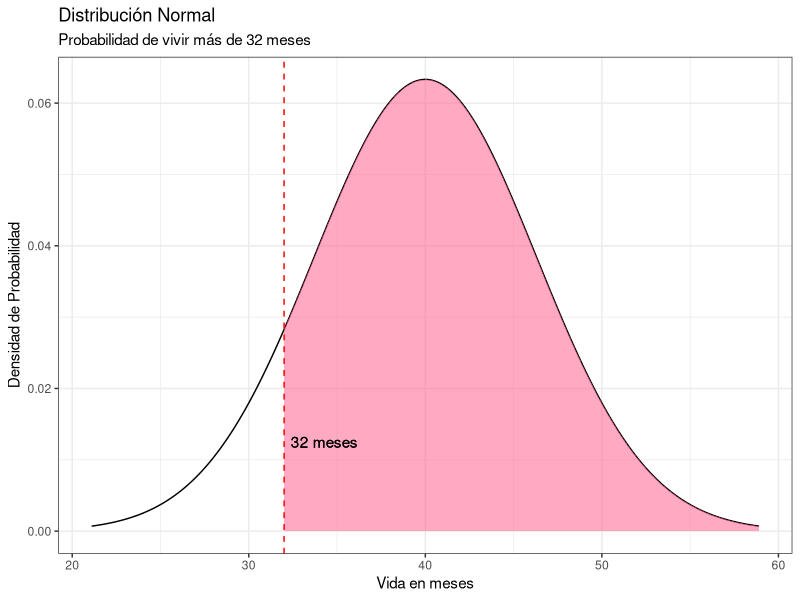
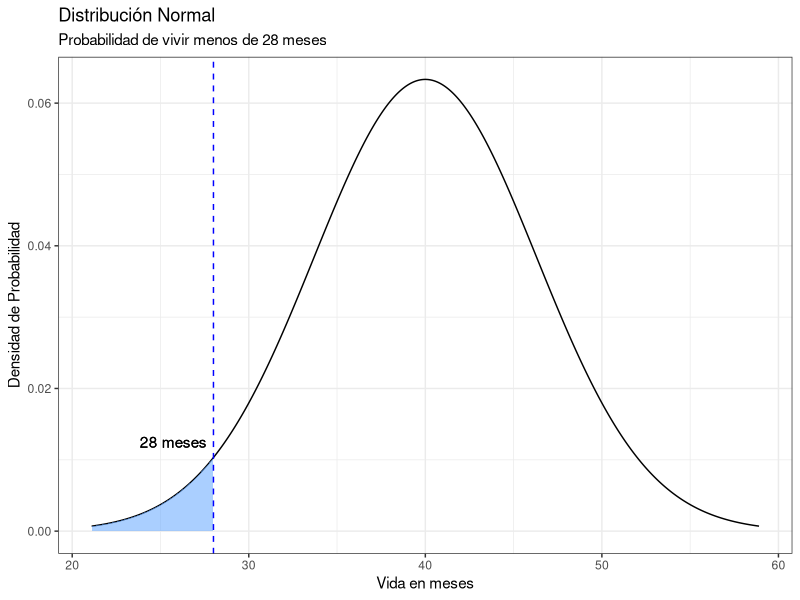
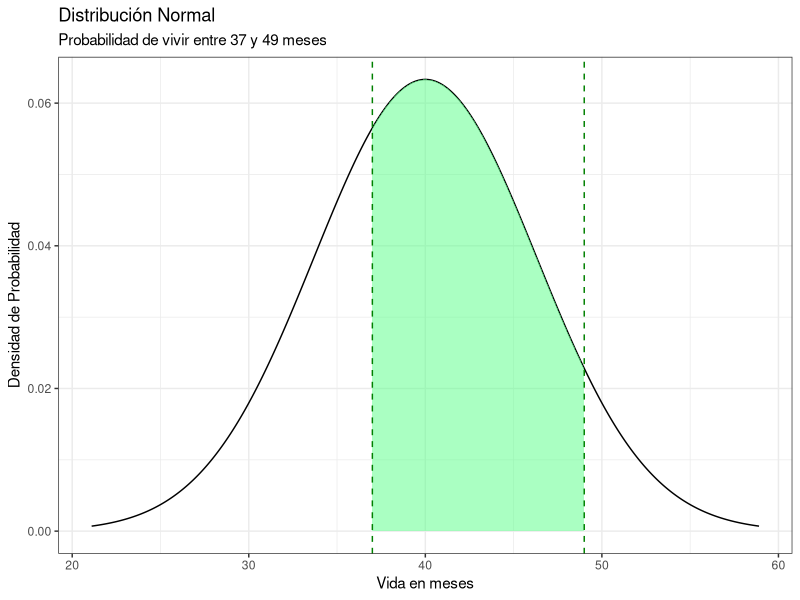
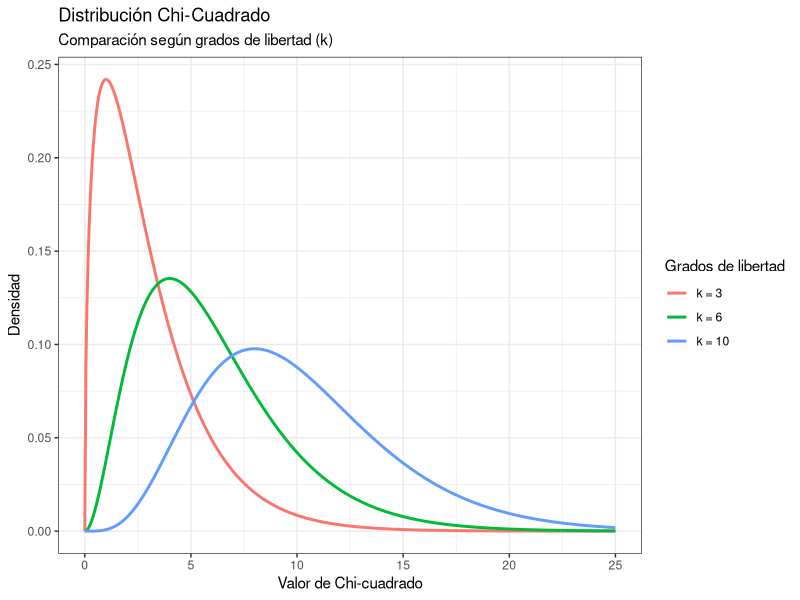
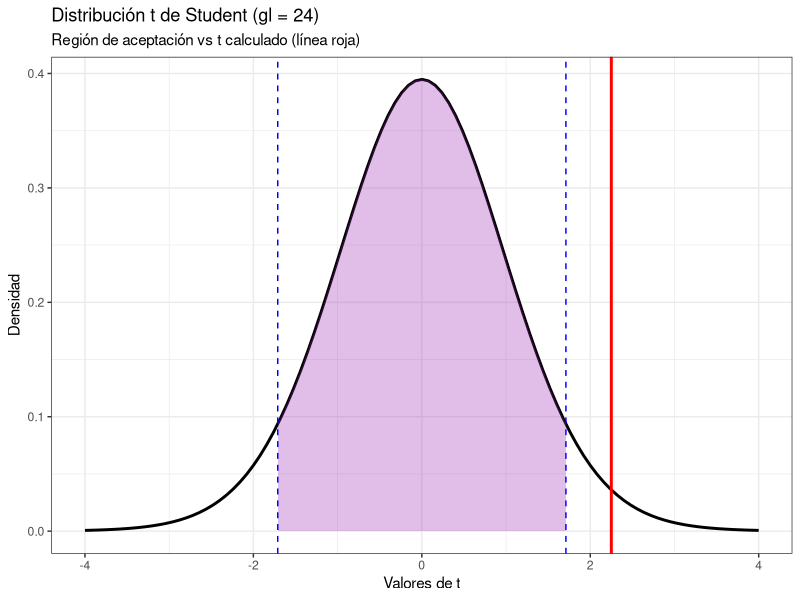
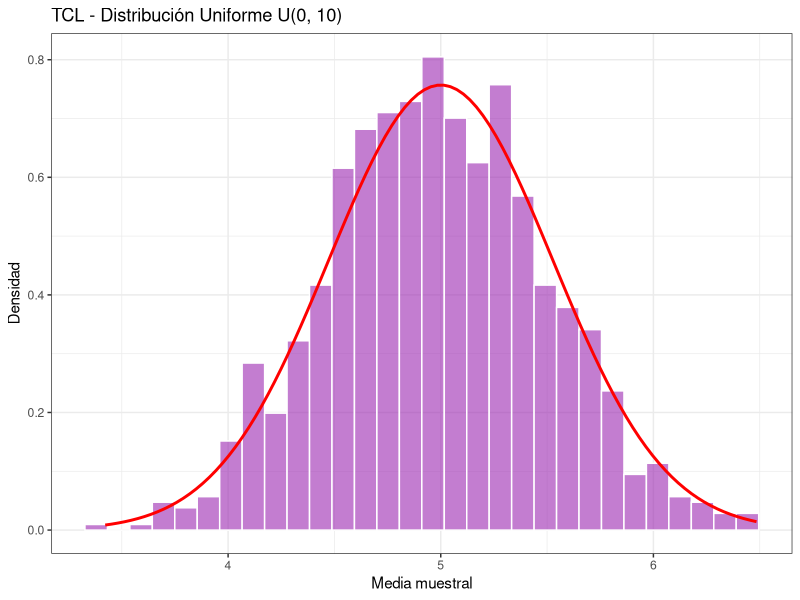
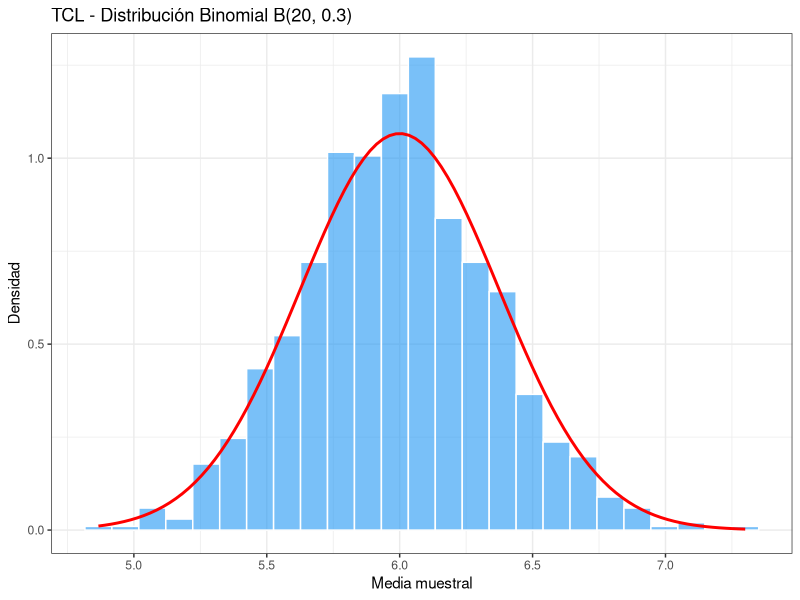
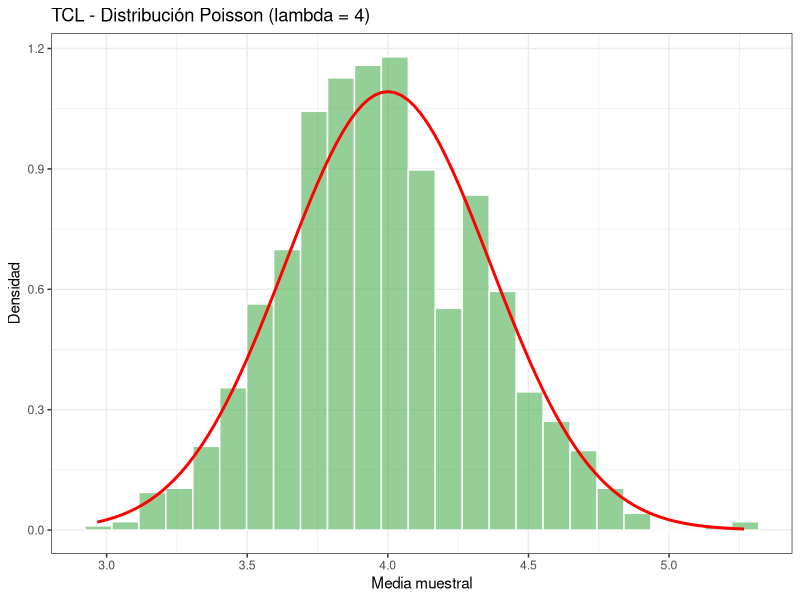

Recreate these plots in R, in order.
## ---- chunk 1
#| warning: false
#| message: false

# Verificar, instalar y activar el paquete "tidyverse"
if (!require(tidyverse)) {
  install.packages("tidyverse")
}
library(tidyverse)

# Verificar, instalar y activar el paquete "kableExtra"
if (!require(kableExtra)) {
  install.packages("kableExtra")
}
library(kableExtra)

# Verificar, instalar y activar el paquete "readxl"
if (!require(readxl)) {
  install.packages("readxl")
}
library(readxl)
library(gridExtra)
## ---- chunk 2
media <- 40 
desviacion_estandar <- 6.3
## ---- chunk 3
prob_mas_de_32 <- 1 - pnorm(32, mean = media, sd = desviacion_estandar)
cat("a)", round(prob_mas_de_32, 4), "\n")
## ---- chunk 4
rango <- c(media - 3 * desviacion_estandar, media + 3 * desviacion_estandar)
ggplot(data.frame(x = rango), aes(x = x)) +
  stat_function(fun = dnorm, args = list(mean = media, sd = desviacion_estandar), 
                n = 500, color = "black") +
  geom_area(stat = "function", fun = dnorm, args = list(mean = media, sd = desviacion_estandar),
            fill = "#FF5785", xlim = c(32, rango[2]), alpha = 0.5) +
  labs(title = "Distribución Normal",
       subtitle = "Probabilidad de vivir más de 32 meses",
       x = "Vida en meses",
       y = "Densidad de Probabilidad") +
  theme_bw() +
  geom_vline(xintercept = 32, linetype = "dashed", color = "#FF0000") +
  geom_text(aes(x = 32, y = 0.01, label = "32 meses"), hjust = -0.1, vjust = -1)
## ---- chunk 5
prob_menos_de_28 <- pnorm(28, mean = media, sd = desviacion_estandar)
cat("b)", round(prob_menos_de_28, 4), "\n")
## ---- chunk 6
ggplot(data.frame(x = rango), aes(x = x)) +
  stat_function(fun = dnorm, args = list(mean = media, sd = desviacion_estandar), 
                n = 500, color = "black") +
  geom_area(stat = "function", fun = dnorm, args = list(mean = media, sd = desviacion_estandar),
            fill = "#57A0FF", xlim = c(rango[1], 28), alpha = 0.5) +
  labs(title = "Distribución Normal",
       subtitle = "Probabilidad de vivir menos de 28 meses",
       x = "Vida en meses",
       y = "Densidad de Probabilidad") +
  theme_bw() +
  geom_vline(xintercept = 28, linetype = "dashed", color = "#0000FF") +
  geom_text(aes(x = 28, y = 0.01, label = "28 meses"), hjust = 1.1, vjust = -1)
## ---- chunk 7
prob_entre_37_49 <- pnorm(49, mean = media, sd = desviacion_estandar) - 
                    pnorm(37, mean = media, sd = desviacion_estandar)
cat("c)", round(prob_entre_37_49, 4), "\n")
## ---- chunk 8
ggplot(data.frame(x = rango), aes(x = x)) +
  stat_function(fun = dnorm, args = list(mean = media, sd = desviacion_estandar), 
                n = 500, color = "black") +
  geom_area(stat = "function", fun = dnorm, args = list(mean = media, sd = desviacion_estandar),
            fill = "#57FF85", xlim = c(37, 49), alpha = 0.5) +
  labs(title = "Distribución Normal",
       subtitle = "Probabilidad de vivir entre 37 y 49 meses",
       x = "Vida en meses",
       y = "Densidad de Probabilidad") +
  theme_bw() +
  geom_vline(xintercept = c(37, 49), linetype = "dashed", color = "#008000")
## ---- chunk 9
x_chi <- seq(0, 25, length.out = 500)
df_chi <- data.frame(
  x = rep(x_chi, 3),
  densidad = c(dchisq(x_chi, df = 3), dchisq(x_chi, df = 6), dchisq(x_chi, df = 10)),
  gl = factor(rep(c("k = 3", "k = 6", "k = 10"), each = 500), levels = c("k = 3", "k = 6", "k = 10"))
)

ggplot(df_chi, aes(x = x, y = densidad, color = gl)) +
  geom_line(linewidth = 1) +
  labs(title = "Distribución Chi-Cuadrado",
       subtitle = "Comparación según grados de libertad (k)",
       x = "Valor de Chi-cuadrado",
       y = "Densidad",
       color = "Grados de libertad") +
  theme_bw()
## ---- chunk 10
n <- 25
gl <- n - 1
mu_0 <- 500
x_barra <- 518
s <- 40

t_critico <- qt(0.95, df = gl)
t_calculado <- (x_barra - mu_0) / (s / sqrt(n))

cat("Valor crítico t_0.05:", round(t_critico, 4), "\n")
cat("Valor t calculado:", round(t_calculado, 4), "\n")
## ---- chunk 11
x_t <- seq(-4, 4, length.out = 500)
ggplot(data.frame(x = x_t), aes(x = x)) +
  stat_function(fun = dt, args = list(df = gl), color = "black", linewidth = 1) +
  geom_area(stat = "function", fun = dt, args = list(df = gl),
            fill = "#9C27B0", xlim = c(-t_critico, t_critico), alpha = 0.3) +
  geom_vline(xintercept = c(-t_critico, t_critico), linetype = "dashed", color = "blue") +
  geom_vline(xintercept = t_calculado, linetype = "solid", color = "red", linewidth = 1) +
  labs(title = "Distribución t de Student (gl = 24)",
       subtitle = "Región de aceptación vs t calculado (línea roja)",
       x = "Valores de t", y = "Densidad") +
  theme_bw()
## ---- chunk 12
v1 <- 7
v2 <- 15
f_critico <- qf(0.95, df1 = v1, df2 = v2)
prob_mayor_2.5 <- 1 - pf(2.5, df1 = v1, df2 = v2)

cat("Valor crítico F_0.05:", round(f_critico, 4), "\n")
cat("P(F > 2.5):", round(prob_mayor_2.5, 4), "\n")
## ---- chunk 13
set.seed(123)
n <- 30
simulaciones <- 1000
medias_unif <- replicate(simulaciones, mean(runif(n, min = 0, max = 10)))

ggplot(data.frame(medias = medias_unif), aes(x = medias)) +
  geom_histogram(aes(y = after_stat(density)), bins = 30, fill = "#9C27B0", alpha = 0.6, color = "white") +
  stat_function(fun = dnorm, args = list(mean = 5, sd = sqrt((10^2/12)/n)), color = "red", linewidth = 1) +
  labs(title = "TCL - Distribución Uniforme U(0, 10)", x = "Media muestral", y = "Densidad") +
  theme_bw()
## ---- chunk 14
set.seed(123)
medias_binom <- replicate(simulaciones, mean(rbinom(n, size = 20, prob = 0.3)))

ggplot(data.frame(medias = medias_binom), aes(x = medias)) +
  geom_histogram(aes(y = after_stat(density)), bins = 25, fill = "#2196F3", alpha = 0.6, color = "white") +
  stat_function(fun = dnorm, args = list(mean = 6, sd = sqrt((20*0.3*0.7)/n)), color = "red", linewidth = 1) +
  labs(title = "TCL - Distribución Binomial B(20, 0.3)", x = "Media muestral", y = "Densidad") +
  theme_bw()
## ---- chunk 15
set.seed(123)
medias_pois <- replicate(simulaciones, mean(rpois(n, lambda = 4)))

ggplot(data.frame(medias = medias_pois), aes(x = medias)) +
  geom_histogram(aes(y = after_stat(density)), bins = 25, fill = "#4CAF50", alpha = 0.6, color = "white") +
  stat_function(fun = dnorm, args = list(mean = 4, sd = sqrt(4/n)), color = "red", linewidth = 1) +
  labs(title = "TCL - Distribución Poisson (lambda = 4)", x = "Media muestral", y = "Densidad") +
  theme_bw()
## ---- chunk 16
set.seed(123)
# m = éxitos en población (40), n_frac = fracasos (60), k = extracciones (15)
medias_hyper <- replicate(simulaciones, mean(rhyper(n, m = 40, n = 60, k = 15)))
mu_h <- 15 * (40 / 100)
var_h <- 15 * (40/100) * (60/100) * ((100 - 15) / (100 - 1))

ggplot(data.frame(medias = medias_hyper), aes(x = medias)) +
  geom_histogram(aes(y = after_stat(density)), bins = 25, fill = "#FF9800", alpha = 0.6, color = "white") +
  stat_function(fun = dnorm, args = list(mean = mu_h, sd = sqrt(var_h/n)), color = "red", linewidth = 1) +
  labs(title = "TCL - Distribución Hipergeométrica", x = "Media muestral", y = "Densidad") +
  theme_bw()
## ---- chunk 17
set.seed(123)
rate_exp <- 0.5
medias_exp <- replicate(simulaciones, mean(rexp(n, rate = rate_exp)))

ggplot(data.frame(medias = medias_exp), aes(x = medias)) +
  geom_histogram(aes(y = after_stat(density)), bins = 30, fill = "#E91E63", alpha = 0.6, color = "white") +
  stat_function(fun = dnorm, args = list(mean = 1/rate_exp, sd = sqrt((1/rate_exp^2)/n)), color = "red", linewidth = 1) +
  labs(title = "TCL - Distribución Exponencial (rate = 0.5)", x = "Media muestral", y = "Densidad") +
  theme_bw()
## ---- chunk 18
#| warning: false
#| message: false

if (!require(tidyverse)) install.packages("tidyverse")
library(tidyverse)

graficar_normal <- function(x_min, x_max, titulo, subtitulo, marcas_x, color_area = "#9C27B0") {
  x_grid <- seq(-3.8, 3.8, length.out = 600)
  p <- ggplot(data.frame(x = x_grid), aes(x = x)) +
    stat_function(fun = dnorm, color = "#1A237E", linewidth = 1.1) +
    geom_vline(xintercept = 0, linetype = "dotted", color = "gray50") +
    scale_x_continuous(breaks = sort(unique(c(-3, -2, -1, 0, 1, 2, 3, marcas_x)))) +
    labs(title = titulo, subtitle = subtitulo, x = "Valores Z", y = "Densidad") +
    theme_minimal() +
    theme(panel.grid.minor = element_blank(),
          axis.line.x = element_line(color = "black"))
  
  if (!is.na(x_min) && !is.na(x_max) && x_min < x_max) {
    p <- p + geom_area(stat = "function", fun = dnorm, xlim = c(x_min, x_max),
                       fill = color_area, alpha = 0.45)
  }
  if (length(marcas_x) > 0) {
    p <- p + geom_vline(xintercept = marcas_x, linetype = "dashed", color = "#D32F2F", linewidth = 0.8)
  }
  return(p)
}
## ---- chunk 19
#| fig-width: 7
#| fig-height: 3

pnorm(-1.54)
graficar_normal(-3.8, -1.54, "1.1 P(Z ≤ -1.54) = 0.0618",
                "Cola izquierda desde -∞ hasta -1.54", c(-1.54))
## ---- chunk 20
#| fig-width: 7
#| fig-height: 3

1 - pnorm(0.72)
graficar_normal(0.72, 3.8, "1.2 P(Z > 0.72) = 0.2358",
                "Cola derecha desde 0.72 hasta +∞", c(0.72), color_area = "#2196F3")
## ---- chunk 21
#| fig-width: 7
#| fig-height: 3

pnorm(-1.27) - pnorm(-2.45)
graficar_normal(-2.45, -1.27, "1.3 P(-2.45 ≤ Z ≤ -1.27) = 0.0949",
                "Franja central izquierda entre -2.45 y -1.27", c(-2.45, -1.27), color_area = "#4CAF50")
## ---- chunk 22
#| fig-width: 7
#| fig-height: 3

graficar_normal(NA, NA, "2.1 P(Z = 2) = 0",
                "Punto exacto en Z = 2 (sin área sombreada)", c(2))
## ---- chunk 23
#| fig-width: 7
#| fig-height: 3

pnorm(0)
graficar_normal(-3.8, 0, "2.2 P(Z ≤ 0) = 0.5000",
                "Mitad izquierda completa hasta Z = 0", c(0), color_area = "#FF9800")
## ---- chunk 24
#| fig-width: 7
#| fig-height: 3

pnorm(-2.75)
graficar_normal(-3.8, -2.75, "2.3 P(Z ≤ -2.75) = P(Z < -2.75) = 0.0030",
                "Cola izquierda extrema hasta -2.75", c(-2.75), color_area = "#E91E63")
## ---- chunk 25
#| fig-width: 7
#| fig-height: 3

cat("P(Z <= -1.57):", round(pnorm(-1.57), 4), "| P(Z > 1.57):", round(1 - pnorm(1.57), 4), "\n")
graficar_normal(-3.8, -1.57, "2.4a Cola izquierda: P(Z ≤ -1.57) = 0.0582",
                "Simétrica respecto a P(Z > 1.57)", c(-1.57), color_area = "#9C27B0")
graficar_normal(1.57, 3.8, "2.4b Cola derecha: P(Z > 1.57) = 0.0582",
                "Simétrica respecto a P(Z ≤ -1.57)", c(1.57), color_area = "#9C27B0")
## ---- chunk 26
#| fig-width: 7
#| fig-height: 3

z31 <- qnorm(0.95)
cat("z0 =", round(z31, 4), "\n")
graficar_normal(-3.8, z31, "3.1 P(Z ≤ z₀) = 0.95 → z₀ = 1.645",
                "Área acumulada izquierda del 95 %", c(round(z31, 3)), color_area = "#4CAF50")
## ---- chunk 27
#| fig-width: 7
#| fig-height: 3

z32 <- qnorm(0.05)
cat("z0 =", round(z32, 4), "\n")
graficar_normal(z32, 3.8, "3.2 P(Z > z₀) = 0.95 → z₀ = -1.645",
                "Área acumulada derecha del 95 %", c(round(z32, 3)), color_area = "#2196F3")
## ---- chunk 28
#| fig-width: 7
#| fig-height: 3

z33 <- qnorm(0.10)
cat("z0 =", round(z33, 4), "\n")
graficar_normal(z33, 3.8, "3.3 P(Z > z₀) = 0.90 → z₀ = -1.28",
                "Área acumulada derecha del 90 %", c(round(z33, 2)), color_area = "#FF9800")
## ---- chunk 29
#| fig-width: 7
#| fig-height: 3

z41 <- qnorm(0.975)
cat("z1 =", round(-z41, 2), "| z2 =", round(z41, 2), "\n")
graficar_normal(-z41, z41, "4.1 P(-1.96 ≤ Z ≤ 1.96) = 0.95",
                "Área central del 95 % (colas de 0.025 cada una)", c(-1.96, 1.96), color_area = "#9C27B0")
## ---- chunk 30
#| fig-width: 7
#| fig-height: 3

z42 <- qnorm(0.95)
cat("z1 =", round(-z42, 3), "| z2 =", round(z42, 3), "\n")
graficar_normal(-z42, z42, "4.2 P(-1.645 ≤ Z ≤ 1.645) = 0.90",
                "Área central del 90 % (colas de 0.05 cada una)", c(-1.645, 1.645), color_area = "#4CAF50")
## ---- chunk 31
#| warning: false
#| message: false

if (!require(tidyverse)) install.packages("tidyverse")
library(tidyverse)

if (!require(kableExtra)) install.packages("kableExtra")
library(kableExtra)
## ---- chunk 32
#| fig-width: 8
#| fig-height: 3.5

z_crit_1 <- qnorm(0.975)
x_z <- seq(-3.7, 3.7, length.out = 500)

ggplot(data.frame(x = x_z), aes(x = x)) +
  geom_area(
    stat = "function", fun = dnorm,
    xlim = c(-z_crit_1, z_crit_1), fill = "#A8E09E", alpha = 0.85
  ) +
  stat_function(fun = dnorm, color = "#1B4332", linewidth = 1.2) +
  geom_vline(xintercept = c(-z_crit_1, z_crit_1), linetype = "dashed", color = "#333333", linewidth = 0.8) +
  annotate("text", x = 0, y = 0.17, label = "95 %", size = 5.5, fontface = "bold") +
  annotate("text", x = -z_crit_1, y = -0.025, label = "-1,96", size = 4) +
  annotate("text", x = z_crit_1, y = -0.025, label = "1,96", size = 4) +
  coord_cartesian(ylim = c(-0.03, 0.43), clip = "off") +
  labs(
    title = "Distribución normal estándar: área central del 95 %",
    x = "Valores Z",
    y = "Densidad"
  ) +
  theme_minimal() +
  theme(
    panel.grid.major.y = element_blank(),
    panel.grid.minor = element_blank(),
    axis.line.x = element_line(color = "black", linewidth = 0.8)
  )
## ---- chunk 33
n <- 64
media <- 13.8
sigma <- 4
alpha <- 0.05
mu0 <- 15

z_critico <- qnorm(1 - alpha / 2)
error_estandar <- sigma / sqrt(n)
E <- z_critico * error_estandar
LI <- media - E
LS <- media + E

cat("Nivel de confianza:", (1 - alpha) * 100, "%\n")
cat("Valor crítico Z:", round(z_critico, 4), "\n")
cat("Error estándar:", round(error_estandar, 4), "\n")
cat("Margen de error:", round(E, 4), "\n")
cat("Límite inferior:", round(LI, 2), "\n")
cat("Límite superior:", round(LS, 2), "\n")
if (LS < mu0) cat("El intervalo completo está por debajo de 15 días.\n")
## ---- chunk 34
#| fig-width: 8
#| fig-height: 3.5

ggplot(data.frame(x = x_z), aes(x = x)) +
  geom_area(
    stat = "function", fun = dnorm,
    xlim = c(-z_crit_1, z_crit_1), fill = "#A8E09E", alpha = 0.85
  ) +
  stat_function(fun = dnorm, color = "#1B4332", linewidth = 1.2) +
  geom_vline(xintercept = c(-z_crit_1, z_crit_1), linetype = "dashed", color = "#333333", linewidth = 0.8) +
  annotate("text", x = 0, y = 0.17, label = "95 %", size = 5.5, fontface = "bold") +
  annotate("text", x = -z_crit_1, y = -0.025, label = "-1,96", size = 4) +
  annotate("text", x = z_crit_1, y = -0.025, label = "1,96", size = 4) +
  coord_cartesian(ylim = c(-0.03, 0.43), clip = "off") +
  labs(
    title = "Distribución normal estándar: área central del 95 %",
    x = "Valores Z",
    y = "Densidad"
  ) +
  theme_minimal() +
  theme(
    panel.grid.major.y = element_blank(),
    panel.grid.minor = element_blank(),
    axis.line.x = element_line(color = "black", linewidth = 0.8)
  )
## ---- chunk 35
n2 <- 36
media2 <- 16.8
sigma2 <- 3
alpha2 <- 0.05
mu0_2 <- 18

z_critico2 <- qnorm(1 - alpha2 / 2)
error_estandar2 <- sigma2 / sqrt(n2)
E2 <- z_critico2 * error_estandar2
LI2 <- media2 - E2
LS2 <- media2 + E2

cat("Nivel de confianza:", (1 - alpha2) * 100, "%\n")
cat("Valor crítico Z:", round(z_critico2, 4), "\n")
cat("Error estándar:", round(error_estandar2, 4), "\n")
cat("Margen de error:", round(E2, 4), "\n")
cat("Límite inferior:", round(LI2, 2), "\n")
cat("Límite superior:", round(LS2, 2), "\n")
if (LS2 < mu0_2) cat("El intervalo completo está por debajo de 18 millones.\n")
## ---- chunk 36
#| fig-width: 8
#| fig-height: 3.5

t_crit_1 <- qt(0.995, df = 11)
x_t1 <- seq(-4.2, 4.2, length.out = 500)

ggplot(data.frame(x = x_t1), aes(x = x)) +
  geom_area(
    stat = "function", fun = dt, args = list(df = 11),
    xlim = c(-t_crit_1, t_crit_1), fill = "#A8E09E", alpha = 0.85
  ) +
  stat_function(fun = dt, args = list(df = 11), color = "#1D3557", linewidth = 1.2) +
  geom_vline(xintercept = c(-t_crit_1, t_crit_1), linetype = "dashed", color = "#333333", linewidth = 0.8) +
  annotate("text", x = 0, y = 0.18, label = "99 %", size = 5.5, fontface = "bold") +
  annotate("text", x = -t_crit_1, y = -0.03, label = "-3,1058", size = 4) +
  annotate("text", x = t_crit_1, y = -0.03, label = "3,1058", size = 4) +
  coord_cartesian(ylim = c(-0.04, 0.42), clip = "off") +
  labs(
    title = "Distribución t de Student (gl = 11): área central del 99 %",
    x = "Valores t",
    y = "Densidad"
  ) +
  theme_classic()
## ---- chunk 37
datos_t1 <- c(34, 36, 31, 35, 33, 38, 30, 37, 34, 35, 32, 36)
alpha_t1 <- 0.01
mu0_t1 <- 32

n_t1 <- length(datos_t1)
media_t1 <- mean(datos_t1)
s_t1 <- sd(datos_t1)
gl_t1 <- n_t1 - 1
t_critico_t1 <- qt(1 - alpha_t1 / 2, df = gl_t1)
ee_t1 <- s_t1 / sqrt(n_t1)
E_t1 <- t_critico_t1 * ee_t1
LI_t1 <- media_t1 - E_t1
LS_t1 <- media_t1 + E_t1

cat("Media muestral:", round(media_t1, 4), "\n")
cat("Desviación estándar:", round(s_t1, 4), "\n")
cat("Valor crítico t:", round(t_critico_t1, 4), "\n")
cat("Error estándar:", round(ee_t1, 4), "\n")
cat("Margen de error:", round(E_t1, 4), "\n")
cat("IC 99%:", round(LI_t1, 2), ";", round(LS_t1, 2), "\n")
t.test(datos_t1, conf.level = 1 - alpha_t1)$conf.int
## ---- chunk 38
#| fig-width: 8
#| fig-height: 3.5

t_crit_2 <- qt(0.995, df = 13)
x_t2 <- seq(-4.2, 4.2, length.out = 500)

ggplot(data.frame(x = x_t2), aes(x = x)) +
  geom_area(
    stat = "function", fun = dt, args = list(df = 13),
    xlim = c(-t_crit_2, t_crit_2), fill = "#A8E09E", alpha = 0.85
  ) +
  stat_function(fun = dt, args = list(df = 13), color = "#1D3557", linewidth = 1.2) +
  geom_vline(xintercept = c(-t_crit_2, t_crit_2), linetype = "dashed", color = "#333333", linewidth = 0.8) +
  annotate("text", x = 0, y = 0.18, label = "99 %", size = 5.5, fontface = "bold") +
  annotate("text", x = -t_crit_2, y = -0.03, label = "-3,0123", size = 4) +
  annotate("text", x = t_crit_2, y = -0.03, label = "3,0123", size = 4) +
  coord_cartesian(ylim = c(-0.04, 0.42), clip = "off") +
  labs(
    title = "Distribución t de Student (gl = 13): área central del 99 %",
    x = "Valores t",
    y = "Densidad"
  ) +
  theme_classic()
## ---- chunk 39
datos_t2 <- c(14, 17, 13, 16, 15, 19, 12, 18, 14, 16, 13, 17, 15, 20)
alpha_t2 <- 0.01
mu0_t2 <- 15

n_t2 <- length(datos_t2)
media_t2 <- mean(datos_t2)
s_t2 <- sd(datos_t2)
gl_t2 <- n_t2 - 1
t_critico_t2 <- qt(1 - alpha_t2 / 2, df = gl_t2)
ee_t2 <- s_t2 / sqrt(n_t2)
E_t2 <- t_critico_t2 * ee_t2
LI_t2 <- media_t2 - E_t2
LS_t2 <- media_t2 + E_t2

cat("Media muestral:", round(media_t2, 4), "\n")
cat("Desviación estándar:", round(s_t2, 4), "\n")
cat("Valor crítico t:", round(t_critico_t2, 4), "\n")
cat("Error estándar:", round(ee_t2, 4), "\n")
cat("Margen de error:", round(E_t2, 4), "\n")
cat("IC 99%:", round(LI_t2, 2), ";", round(LS_t2, 2), "\n")
t.test(datos_t2, conf.level = 1 - alpha_t2)$conf.int
## ---- chunk 40
#| warning: false
#| message: false

if (!require(tidyverse)) install.packages("tidyverse")
library(tidyverse)
## ---- chunk 41
#| fig-width: 8
#| fig-height: 3.5

n1 <- 200; x1 <- 164
p1 <- x1 / n1
ee1 <- sqrt(p1 * (1 - p1) / n1)
z_crit <- qnorm(0.975)
li1 <- p1 - z_crit * ee1
ls1 <- p1 + z_crit * ee1

x_grid1 <- seq(p1 - 4 * ee1, p1 + 4 * ee1, length.out = 500)
ggplot(data.frame(x = x_grid1), aes(x = x)) +
  geom_area(stat = "function", fun = dnorm, args = list(mean = p1, sd = ee1),
            xlim = c(li1, ls1), fill = "#9C27B0", alpha = 0.35) +
  stat_function(fun = dnorm, args = list(mean = p1, sd = ee1), color = "#4A148C", linewidth = 1.1) +
  geom_vline(xintercept = c(li1, p1, ls1), linetype = c("dashed", "solid", "dashed"),
             color = c("#333333", "#D32F2F", "#333333")) +
  annotate("text", x = p1, y = dnorm(p1, p1, ee1) * 0.45,
           label = "IC 95%\n[0,7668 ; 0,8732]", fontface = "bold", size = 4) +
  labs(title = "Distribución aproximada de la proporción muestral (Ejercicio 1)",
       subtitle = "Proporción de trámites resueltos oportunamente (p̂ = 0,82)",
       x = "Proporción (p)", y = "Densidad") +
  theme_minimal()
## ---- chunk 42
#| fig-width: 8
#| fig-height: 3.5

n2 <- 250; x2 <- 190
p2 <- x2 / n2
ee2 <- sqrt(p2 * (1 - p2) / n2)
li2 <- p2 - z_crit * ee2
ls2 <- p2 + z_crit * ee2

x_grid2 <- seq(p2 - 4 * ee2, p2 + 4 * ee2, length.out = 500)
ggplot(data.frame(x = x_grid2), aes(x = x)) +
  geom_area(stat = "function", fun = dnorm, args = list(mean = p2, sd = ee2),
            xlim = c(li2, ls2), fill = "#2196F3", alpha = 0.35) +
  stat_function(fun = dnorm, args = list(mean = p2, sd = ee2), color = "#0D47A1", linewidth = 1.1) +
  geom_vline(xintercept = c(li2, p2, ls2), linetype = c("dashed", "solid", "dashed"),
             color = c("#333333", "#D32F2F", "#333333")) +
  annotate("text", x = p2, y = dnorm(p2, p2, ee2) * 0.45,
           label = "IC 95%\n[0,7071 ; 0,8129]", fontface = "bold", size = 4) +
  labs(title = "Distribución aproximada de la proporción muestral (Ejercicio 2)",
       subtitle = "Proporción de beneficiarios satisfechos (p̂ = 0,76)",
       x = "Proporción (p)", y = "Densidad") +
  theme_minimal()
## ---- chunk 43
#| fig-width: 8
#| fig-height: 3.5

gl3 <- 14
chi_inf3 <- qchisq(0.025, df = gl3)
chi_sup3 <- qchisq(0.975, df = gl3)
x_chi3 <- seq(0, 38, length.out = 500)

ggplot(data.frame(x = x_chi3), aes(x = x)) +
  geom_area(stat = "function", fun = dchisq, args = list(df = gl3),
            xlim = c(chi_inf3, chi_sup3), fill = "#4CAF50", alpha = 0.4) +
  stat_function(fun = dchisq, args = list(df = gl3), color = "#1B5E20", linewidth = 1.1) +
  geom_vline(xintercept = c(chi_inf3, chi_sup3), linetype = "dashed", color = "#333333") +
  annotate("text", x = 14, y = 0.04, label = "95 % central\n[5,629 ; 26,119]", fontface = "bold") +
  labs(title = "Distribución Ji-Cuadrado con gl = 14 (Ejercicio 3)",
       subtitle = "Cuantiles críticos para el intervalo de confianza de la varianza",
       x = "Valores Chi-cuadrado", y = "Densidad") +
  theme_minimal()
## ---- chunk 44
#| fig-width: 8
#| fig-height: 3.5

gl4 <- 15
chi_inf4 <- qchisq(0.025, df = gl4)
chi_sup4 <- qchisq(0.975, df = gl4)
x_chi4 <- seq(0, 40, length.out = 500)

ggplot(data.frame(x = x_chi4), aes(x = x)) +
  geom_area(stat = "function", fun = dchisq, args = list(df = gl4),
            xlim = c(chi_inf4, chi_sup4), fill = "#FF9800", alpha = 0.4) +
  stat_function(fun = dchisq, args = list(df = gl4), color = "#E65100", linewidth = 1.1) +
  geom_vline(xintercept = c(chi_inf4, chi_sup4), linetype = "dashed", color = "#333333") +
  annotate("text", x = 15, y = 0.038, label = "95 % central\n[6,262 ; 27,488]", fontface = "bold") +
  labs(title = "Distribución Ji-Cuadrado con gl = 15 (Ejercicio 4)",
       subtitle = "Cuantiles críticos para el intervalo de confianza de la varianza",
       x = "Valores Chi-cuadrado", y = "Densidad") +
  theme_minimal()
## ---- chunk 45
# Ejercicios 1 y 2: intervalos para proporciones
prop.test(164, 200, conf.level = 0.95, correct = FALSE)
prop.test(190, 250, conf.level = 0.95, correct = FALSE)

# Ejercicio 3: intervalo para varianza
x3 <- c(18, 22, 20, 17, 24, 19, 21, 23, 16, 20, 18, 25, 19, 21, 22)
n3 <- length(x3); gl3 <- n3 - 1; s23 <- var(x3)
c((gl3 * s23) / qchisq(0.975, gl3),
  (gl3 * s23) / qchisq(0.025, gl3))

# Ejercicio 4: intervalo para varianza
x4 <- c(32, 35, 31, 38, 34, 36, 33, 40, 37, 34, 30, 39, 35, 36, 32, 38)
n4 <- length(x4); gl4 <- n4 - 1; s24 <- var(x4)
c((gl4 * s24) / qchisq(0.975, gl4),
  (gl4 * s24) / qchisq(0.025, gl4))
